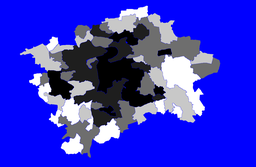
#> input picture python implementation/black_white_blue.png, 256 x 167 px, shrunk from 1304 x 850 before the run
$ python readSaveDataPicture.py
#> lines starting #> are read from the running program, lines starting #| are printed output that depends on the picture
import numpy as np
import cv2
import csv

def is_valid(hei, wi, ro, co):
    if (wi > co and co >= 0 and hei > ro and ro >= 0):
        return True
    return False

def is_contained(pix, arr):
    for i in range(len(arr)):
        if (pix[0] == arr[i][0] and pix[1] == arr[i][1] and pix[2] == arr[i][2]):
            return i
    return -1

# Create array from all the found BOXES
def create_box_array(arr, boxes):
    w = arr.shape[0]
    h = arr.shape[1]
    new_arr = arr.copy()

    progress = 0
    progress_total = len(boxes)

    for box in boxes:
        progress += 1
        print("progress: " + str(progress) + " / " + str(progress_total))
        for x in range(box.x[0], (box.y[0])):
            for y in range(box.x[1], (box.y[1])):
                if(is_valid(h, w, y, x)):
                    if COLOR_ENCODED[box.order] == 5:
                        new_arr[x][y] = [50,100,150]
                    else:
                        new_arr[x][y] = COLOR_ENCODED[box.order]

    return new_arr


class DensityBox:
    def __init__(self, x_pos, y_pos, order):
        self.x = x_pos
        self.y = y_pos
        self.order = order


img = cv2.imread('black_white_blue.png',1)
#> img is the input picture: shape (167, 256, 3); mean B, G, R 205.6, 48.1, 48.1
image_new = img.copy()

width = image_new.shape[0]
#> width = 167
height = image_new.shape[1]
#> height = 256

kernel_blade_size = [5,5]

total_rows = int(height/kernel_blade_size[0])
#> total_rows = 51
total_cols = int(width/kernel_blade_size[1])
#> total_cols = 33

counter = 0

# Color in which is encoded density lowest to highst
# THE LAST COLOR IS THE BACKGROUND WE IGNORE
COLOR_ENCODED = [[0,0,0],[30,30,30],[110,110,110], [200,200,200], [255,255,255], [255,0,0]]
COLOR_ENCODED = [[255,255,255],[200,200,200], [110,110,110], [30,30,30],[0,0,0], [255,0,0]]
# List of all the density boxes
DensityBoxes = []

######################
##########DETECTING BOXXES
print("gathering boxes started")
######################

for i in range(total_rows):
    for j in range(total_cols):
        counter += 1
        # Count all different pixel groups and find the most used
        usage_of_colors = [0]*len(COLOR_ENCODED)

        for row in range(kernel_blade_size[0]):
            for col in range(kernel_blade_size[1]):

                col_pos = col + j*kernel_blade_size[1]
                row_pos = row + i*kernel_blade_size[0]

                if (is_valid(height, width, row_pos, col_pos)):
                    pixel = image_new[col_pos][row_pos]

                    # Find familiar pixels and count them
                    statement = is_contained(pixel, COLOR_ENCODED)
                    if(statement != -1):
                        usage_of_colors[statement] += 1

                    #image_new[col_pos][row_pos] = (counter,counter,counter)

        # choose the order of the boxes from most counted pixels
        # chceck if there is at least one non zero number


        index = usage_of_colors.index(max(usage_of_colors))

        # Save left upper corner as well as right down corner
        x_box_pos = [(j)*kernel_blade_size[1], (i)*kernel_blade_size[0]]
        y_box_pos =  [(j+1)*kernel_blade_size[1],(i+1)*kernel_blade_size[0]]
        DensityBoxes.append(DensityBox(x_box_pos,y_box_pos, index))
        #print("The most used is: " + str(index))


######################
##########DETECTING BOXXES
print("gathering boxes ended")
######################


######################
##########DETECTING BOXXES
print("editing image started")
######################

#EDITED IMAGE
edited_image = create_box_array(image_new, DensityBoxes)
#> the loop in create_box_array, `for box in boxes:` made 1683 passes
#| progress: 1 / 1683
#| progress: 2 / 1683
#| progress: 3 / 1683
#| progress: 4 / 1683
#| progress: 5 / 1683
#| progress: 6 / 1683
#| progress: 7 / 1683
#| progress: 8 / 1683
#> (further printed lines are left out)
#> after the loop in create_box_array, `for box in boxes:`:
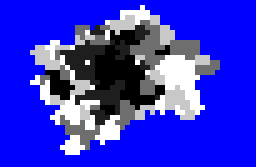
#> new_arr: shape (167, 256, 3); mean B, G, R 207.7, 49.7, 49.7

######################
##########DETECTING BOXXES
print("editing image ended")
######################

# SAVE BOXES DATA TO CSV
# Save only valid boxes
#
with open('boxes.csv', mode='w',newline='') as boxes_file:
    boxes_writer = csv.writer(boxes_file, delimiter=',', quotechar='"', quoting=csv.QUOTE_MINIMAL)

    for box in DensityBoxes:
        if box.order != 5:
            boxes_writer.writerow([str(box.x[0]), str(box.x[1]), str(box.y[0]),str(box.y[1]), str(box.order)])

    print("Density Boxes saved")

while True:


    cv2.imshow('image',edited_image)
    k = cv2.waitKey(1)
#> (key Esc is pressed here)

    if k == 27:         # wait for ESC key to exit
        cv2.destroyAllWindows()
